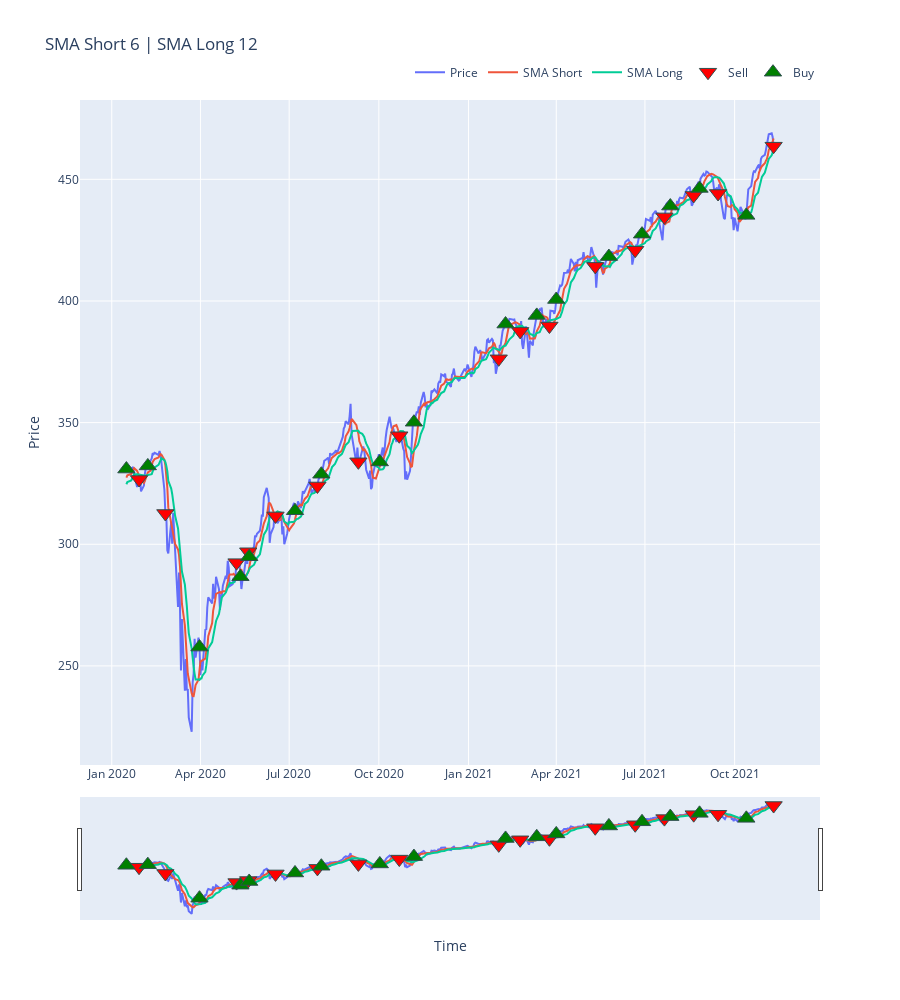

This figure's notebook cell:
### Code cell
plot_signal(sma_results, short_ma, long_ma)

### Figure 1 — Plotly figure (JSON) as saved in the notebook; plotly's stock layout.template omitted (floating-point values rounded to 4 significant figures; data arrays with more than 128 entries replaced by an {"elided": "..."} marker saying what was removed)
{"data": [{"name": "Price", "type": "scatter", "x": {"elided": "460 str values"}, "y": {"elided": "460 float values"}}, {"name": "SMA Short", "type": "scatter", "x": {"elided": "460 str values"}, "y": {"elided": "460 float values"}}, {"name": "SMA Long", "type": "scatter", "x": {"elided": "460 str values"}, "y": {"elided": "460 float values"}}, {"marker": {"color": "Red", "line": {"color": "DarkSlateGrey", "width": 1}, "size": 15, "symbol": "triangle-down"}, "mode": "markers", "name": "Sell", "type": "scatter", "x": ["2020-01-29T00:00:00", "2020-02-25T00:00:00", "2020-05-08T00:00:00", "2020-05-20T00:00:00", "2020-06-17T00:00:00", "2020-07-30T00:00:00", "2020-09-10T00:00:00", "2020-10-22T00:00:00", "2021-02-01T00:00:00", "2021-02-23T00:00:00", "2021-03-25T00:00:00", "2021-05-11T00:00:00", "2021-06-21T00:00:00", "2021-07-21T00:00:00", "2021-08-20T00:00:00", "2021-09-14T00:00:00", "2021-11-10T00:00:00"], "y": [326.6, 312.6, 292.4, 296.9, 311.7, 324.0, 333.9, 344.6, 376.2, 387.5, 389.7, 414.2, 420.9, 434.5, 443.4, 444.2, 463.6]}, {"marker": {"color": "Green", "line": {"color": "DarkSlateGrey", "width": 1}, "size": 15, "symbol": "triangle-up"}, "mode": "markers", "name": "Buy", "type": "scatter", "x": ["2020-01-16T00:00:00", "2020-02-07T00:00:00", "2020-03-31T00:00:00", "2020-05-12T00:00:00", "2020-05-21T00:00:00", "2020-07-07T00:00:00", "2020-08-03T00:00:00", "2020-10-02T00:00:00", "2020-11-06T00:00:00", "2021-02-08T00:00:00", "2021-03-12T00:00:00", "2021-04-01T00:00:00", "2021-05-25T00:00:00", "2021-06-28T00:00:00", "2021-07-27T00:00:00", "2021-08-26T00:00:00", "2021-10-13T00:00:00"], "y": [330.9, 332.2, 257.8, 286.7, 294.9, 313.8, 328.8, 333.8, 350.2, 390.5, 394.1, 400.6, 418.2, 427.5, 439.0, 446.3, 435.2]}], "layout": {"height": 1000, "legend": {"orientation": "h", "x": 1, "xanchor": "right", "y": 1.02, "yanchor": "bottom"}, "title": {"text": "SMA Short 6 | SMA Long 12"}, "xaxis": {"rangeslider": {"visible": true}, "title": {"text": "Time"}}, "yaxis": {"title": {"text": "Price"}}}}
